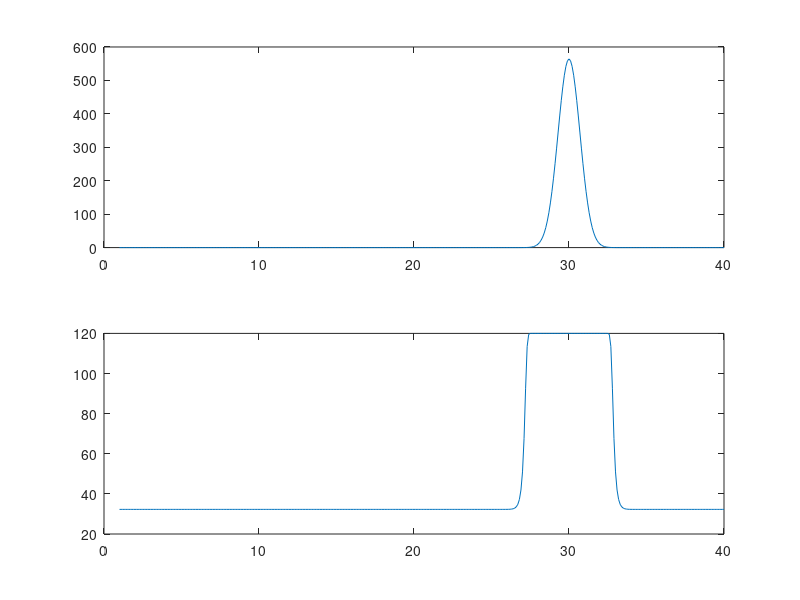

Here is the MATLAB script that generated this plot:
V = 1:0.1:40;
a_rep = 10^3;
b_rep = 10^1;
G_rep = 1*a_rep./sqrt(pi)*exp(-(V-30).^2);
f_rep = 120./(1+exp(-b_rep*(G_rep-0.1)));

figure;
subplot(211),plot(V,G_rep);
subplot(212),plot(V,f_rep);